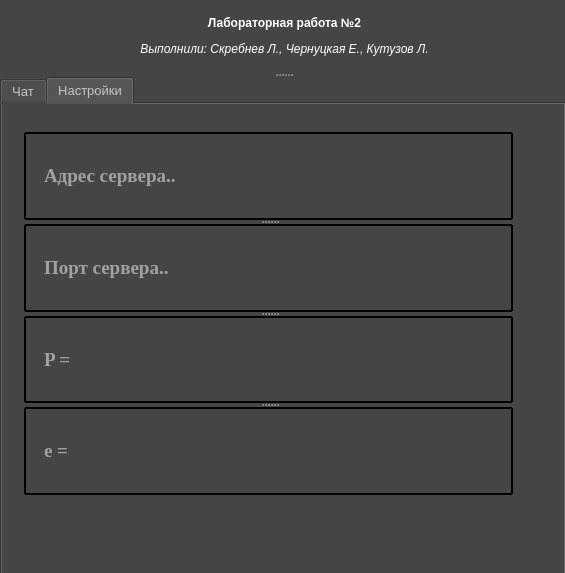
<?xml version="1.0" encoding="UTF-8"?>
<ui version="4.0">
 <class>MainWindow</class>
 <widget class="QMainWindow" name="MainWindow">
  <property name="geometry">
   <rect>
    <x>0</x>
    <y>0</y>
    <width>565</width>
    <height>573</height>
   </rect>
  </property>
  <property name="windowTitle">
   <string>Лабораторная работа №2</string>
  </property>
  <property name="styleSheet">
   <string notr="true">background: #454545;
padding: .5em 5px;
</string>
  </property>
  <widget class="QWidget" name="centralwidget">
   <widget class="QSplitter" name="splitter_2">
    <property name="geometry">
     <rect>
      <x>0</x>
      <y>0</y>
      <width>566</width>
      <height>577</height>
     </rect>
    </property>
    <property name="orientation">
     <enum>Qt::Vertical</enum>
    </property>
    <widget class="QLabel" name="NameLabel">
     <property name="styleSheet">
      <string notr="true">body{list-style-type: none;
    margin: 0;
    padding: 0;
    overflow: hidden;
    background-color: #333;
}
QLabel#NameLabel{
    display: block;
    color: white;
    text-align: center;
    padding: 14px 16px;
    text-decoration: none;
}</string>
     </property>
     <property name="text">
      <string>&lt;html&gt;&lt;head/&gt;&lt;body&gt;&lt;p align=&quot;center&quot;&gt;&lt;span style=&quot; font-weight:600;&quot;&gt;Лабораторная работа №2&lt;/span&gt;&lt;/p&gt;&lt;p align=&quot;center&quot;&gt;&lt;span style=&quot; font-style:italic;&quot;&gt;Выполнили: Скребнев Л., Чернуцкая Е., Кутузов Л.&lt;/span&gt;&lt;/p&gt;&lt;/body&gt;&lt;/html&gt;</string>
     </property>
    </widget>
    <widget class="QTabWidget" name="tabWidget">
     <property name="font">
      <font>
       <pointsize>10</pointsize>
       <underline>false</underline>
       <strikeout>false</strikeout>
      </font>
     </property>
     <property name="tabletTracking">
      <bool>false</bool>
     </property>
     <property name="focusPolicy">
      <enum>Qt::StrongFocus</enum>
     </property>
     <property name="contextMenuPolicy">
      <enum>Qt::DefaultContextMenu</enum>
     </property>
     <property name="layoutDirection">
      <enum>Qt::LeftToRight</enum>
     </property>
     <property name="autoFillBackground">
      <bool>false</bool>
     </property>
     <property name="styleSheet">
      <string notr="true"> display: block;
    color: rgb(197, 197, 197);
    text-align: center;
    padding: 14px 16px;
    text-decoration: none;
background: #454545;</string>
     </property>
     <property name="tabShape">
      <enum>QTabWidget::Rounded</enum>
     </property>
     <property name="currentIndex">
      <number>1</number>
     </property>
     <property name="elideMode">
      <enum>Qt::ElideMiddle</enum>
     </property>
     <property name="documentMode">
      <bool>false</bool>
     </property>
     <property name="tabsClosable">
      <bool>false</bool>
     </property>
     <property name="tabBarAutoHide">
      <bool>false</bool>
     </property>
     <widget class="QWidget" name="tab">
      <property name="styleSheet">
       <string notr="true"> display: block;
    color: white;
    text-align: center;
    padding: 14px 16px;
    text-decoration: none;
background: #454545;</string>
      </property>
      <attribute name="title">
       <string>Чат</string>
      </attribute>
      <layout class="QVBoxLayout" name="verticalLayout">
       <item>
        <widget class="QPlainTextEdit" name="WindowChat">
         <property name="font">
          <font>
           <pointsize>11</pointsize>
           <weight>75</weight>
           <bold>true</bold>
           <underline>false</underline>
           <strikeout>false</strikeout>
          </font>
         </property>
         <property name="focusPolicy">
          <enum>Qt::NoFocus</enum>
         </property>
         <property name="styleSheet">
          <string notr="true">QPlainTextEdit#WindowChat{
  display: inline-block;
  color: white;
  font-weight: 600;
  text-decoration: none;
  user-select: none;
  padding: .5em 2em;
  outline: none;
  border: 2px solid;
  border-radius: 1px;
  transition: 0.2s;
} 

QPlainTextEdit#WindowChat:hover { background: rgba(255,255,255,.2); }
QPlainTextEdit#WindowChat:pressed { background: white; }</string>
         </property>
        </widget>
       </item>
       <item>
        <widget class="QLineEdit" name="send_Text">
         <property name="font">
          <font>
           <family>MS Shell Dlg 2</family>
           <pointsize>8</pointsize>
           <weight>75</weight>
           <bold>true</bold>
           <underline>false</underline>
           <strikeout>false</strikeout>
          </font>
         </property>
         <property name="mouseTracking">
          <bool>false</bool>
         </property>
         <property name="styleSheet">
          <string notr="true">QLineEdit#send_Text{
  display: inline-block;
  color: white;
  font-weight: 600;
  text-decoration: none;
  user-select: none;
  padding: .5em 2em;
  outline: none;
  border: 2px solid;
  border-radius: 1px;
  transition: 0.2s;
} 

QLineEdit#send_Text:hover { background: rgba(255,255,255,.2); }
QLineEdit#send_Text:pressed { background: white; }</string>
         </property>
         <property name="placeholderText">
          <string>Текст сообщения..</string>
         </property>
        </widget>
       </item>
       <item>
        <widget class="QPushButton" name="btn_connect">
         <property name="font">
          <font>
           <pointsize>11</pointsize>
           <weight>87</weight>
           <bold>true</bold>
           <underline>false</underline>
           <strikeout>false</strikeout>
          </font>
         </property>
         <property name="styleSheet">
          <string notr="true">QPushButton#btn_connect {
  display: inline-block;
  color: white;
  font-weight: 700;
  text-decoration: none;
  user-select: none;
  padding: .5em 2em;
  outline: none;
  border: 2px solid;
  border-radius: 1px;
  transition: 0.2s;
} 

QPushButton#btn_connect:hover { background: rgba(255,255,255,.2); }
QPushButton#btn_connect:pressed { background: white; }</string>
         </property>
         <property name="text">
          <string>Подключится</string>
         </property>
        </widget>
       </item>
       <item>
        <widget class="QPushButton" name="btn_send">
         <property name="font">
          <font>
           <pointsize>11</pointsize>
           <weight>87</weight>
           <bold>true</bold>
           <underline>false</underline>
           <strikeout>false</strikeout>
          </font>
         </property>
         <property name="styleSheet">
          <string notr="true">QPushButton#btn_send {
  display: inline-block;
  color: white;
  font-weight: 700;
  text-decoration: none;
  user-select: none;
  padding: .5em 2em;
  outline: none;
  border: 2px solid;
  border-radius: 1px;
  transition: 0.2s;
} 

QPushButton#btn_send:hover { background: rgba(255,255,255,.2); }
QPushButton#btn_send:pressed { background: rgb(64,199,129); }</string>
         </property>
         <property name="text">
          <string>Отправить</string>
         </property>
        </widget>
       </item>
       <item>
        <widget class="QPushButton" name="btn_clear">
         <property name="font">
          <font>
           <pointsize>11</pointsize>
           <weight>87</weight>
           <bold>true</bold>
           <underline>false</underline>
           <strikeout>false</strikeout>
          </font>
         </property>
         <property name="styleSheet">
          <string notr="true">QPushButton#btn_clear {
  display: inline-block;
  color: white;
  font-weight: 700;
  text-decoration: none;
  user-select: none;
  padding: .5em 2em;
  outline: none;
  border: 2px solid;
  border-radius: 1px;
  transition: 0.2s;
} 
QPushButton#btn_clear:hover { background: rgba(255,255,255,.2); }
QPushButton#btn_clear:pressed { background: rgb(152,15,0); }
</string>
         </property>
         <property name="text">
          <string>Очистить</string>
         </property>
        </widget>
       </item>
      </layout>
     </widget>
     <widget class="QWidget" name="tab_2">
      <property name="styleSheet">
       <string notr="true"> display: block;
    color: gray;
    text-align: center;
    padding: 14px 16px;
    text-decoration: none;
background: #454545;</string>
      </property>
      <attribute name="title">
       <string>Настройки</string>
      </attribute>
      <widget class="QSplitter" name="splitter">
       <property name="geometry">
        <rect>
         <x>-10</x>
         <y>0</y>
         <width>521</width>
         <height>391</height>
        </rect>
       </property>
       <property name="orientation">
        <enum>Qt::Vertical</enum>
       </property>
       <widget class="QLineEdit" name="ip_address">
        <property name="font">
         <font>
          <family>Times New Roman</family>
          <pointsize>14</pointsize>
          <weight>75</weight>
          <bold>true</bold>
          <underline>false</underline>
          <strikeout>false</strikeout>
         </font>
        </property>
        <property name="styleSheet">
         <string notr="true">QLineEdit#ip_address{
  display: inline-block;
  color: white;
  font-weight: 600;
  text-decoration: none;
  user-select: none;
  padding: .5em 2em;
  outline: none;
  border: 2px solid;
  border-radius: 1px;
  transition: 0.2s;
} 

QLineEdit#ip_address:hover { background: rgba(255,255,255,.2); }
QLineEdit#ip_address:pressed { background: white; }</string>
        </property>
        <property name="text">
         <string/>
        </property>
        <property name="placeholderText">
         <string>Адрес сервера..</string>
        </property>
       </widget>
       <widget class="QLineEdit" name="port_address">
        <property name="font">
         <font>
          <family>Times New Roman</family>
          <pointsize>14</pointsize>
          <weight>75</weight>
          <bold>true</bold>
          <underline>false</underline>
          <strikeout>false</strikeout>
         </font>
        </property>
        <property name="styleSheet">
         <string notr="true">QLineEdit#port_address{
  display: inline-block;
  color: white;
  font-weight: 600;
  text-decoration: none;
  user-select: none;
  padding: .5em 2em;
  outline: none;
  border: 2px solid;
  border-radius: 1px;
  transition: 0.2s;
} 

QLineEdit#port_address:hover { background: rgba(255,255,255,.2); }
QLineEdit#port_address:pressed { background: white; }</string>
        </property>
        <property name="text">
         <string/>
        </property>
        <property name="placeholderText">
         <string>Порт сервера..</string>
        </property>
       </widget>
       <widget class="QLineEdit" name="p_number">
        <property name="font">
         <font>
          <family>Times New Roman</family>
          <pointsize>14</pointsize>
          <weight>75</weight>
          <bold>true</bold>
          <underline>false</underline>
          <strikeout>false</strikeout>
         </font>
        </property>
        <property name="styleSheet">
         <string notr="true">QLineEdit#p_number{
  display: inline-block;
  color: white;
  font-weight: 600;
  text-decoration: none;
  user-select: none;
  padding: .5em 2em;
  outline: none;
  border: 2px solid;
  border-radius: 1px;
  transition: 0.2s;
} 

QLineEdit#p_number:hover { background: rgba(255,255,255,.2); }
QLineEdit#p_number:pressed { background: white; }</string>
        </property>
        <property name="text">
         <string/>
        </property>
        <property name="placeholderText">
         <string>P =</string>
        </property>
       </widget>
       <widget class="QLineEdit" name="e_number">
        <property name="font">
         <font>
          <family>Times New Roman</family>
          <pointsize>14</pointsize>
          <weight>75</weight>
          <bold>true</bold>
          <underline>false</underline>
          <strikeout>false</strikeout>
         </font>
        </property>
        <property name="styleSheet">
         <string notr="true">QLineEdit#e_number{
  display: inline-block;
  color: white;
  font-weight: 600;
  text-decoration: none;
  user-select: none;
  padding: .5em 2em;
  outline: none;
  border: 2px solid;
  border-radius: 1px;
  transition: 0.2s;
} 

QLineEdit#e_number:hover { background: rgba(255,255,255,.2); }
QLineEdit#e_number:pressed { background: white; }</string>
        </property>
        <property name="text">
         <string/>
        </property>
        <property name="placeholderText">
         <string>e =</string>
        </property>
       </widget>
      </widget>
     </widget>
    </widget>
   </widget>
  </widget>
 </widget>
 <tabstops>
  <tabstop>tabWidget</tabstop>
  <tabstop>ip_address</tabstop>
  <tabstop>port_address</tabstop>
  <tabstop>p_number</tabstop>
  <tabstop>btn_connect</tabstop>
  <tabstop>send_Text</tabstop>
  <tabstop>btn_send</tabstop>
  <tabstop>btn_clear</tabstop>
 </tabstops>
 <resources/>
 <connections/>
</ui>
